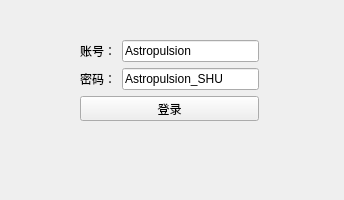
<?xml version="1.0" encoding="UTF-8"?>
<ui version="4.0">
 <class>Form</class>
 <widget class="QWidget" name="Form">
  <property name="geometry">
   <rect>
    <x>0</x>
    <y>0</y>
    <width>344</width>
    <height>200</height>
   </rect>
  </property>
  <property name="windowTitle">
   <string>Form</string>
  </property>
  <widget class="QWidget" name="layoutWidget">
   <property name="geometry">
    <rect>
     <x>80</x>
     <y>40</y>
     <width>179</width>
     <height>81</height>
    </rect>
   </property>
   <layout class="QVBoxLayout" name="verticalLayout">
    <item>
     <layout class="QHBoxLayout" name="horizontalLayout">
      <item>
       <widget class="QLabel" name="label">
        <property name="text">
         <string>账号：</string>
        </property>
       </widget>
      </item>
      <item>
       <widget class="QLineEdit" name="accountEdit">
        <property name="text">
         <string>Astropulsion</string>
        </property>
       </widget>
      </item>
     </layout>
    </item>
    <item>
     <layout class="QHBoxLayout" name="horizontalLayout_2">
      <item>
       <widget class="QLabel" name="label_2">
        <property name="text">
         <string>密码：</string>
        </property>
       </widget>
      </item>
      <item>
       <widget class="QLineEdit" name="passwordEdit">
        <property name="text">
         <string>Astropulsion_SHU</string>
        </property>
       </widget>
      </item>
     </layout>
    </item>
    <item>
     <widget class="QPushButton" name="loginButton">
      <property name="text">
       <string>登录</string>
      </property>
     </widget>
    </item>
   </layout>
  </widget>
 </widget>
 <resources/>
 <connections/>
</ui>
